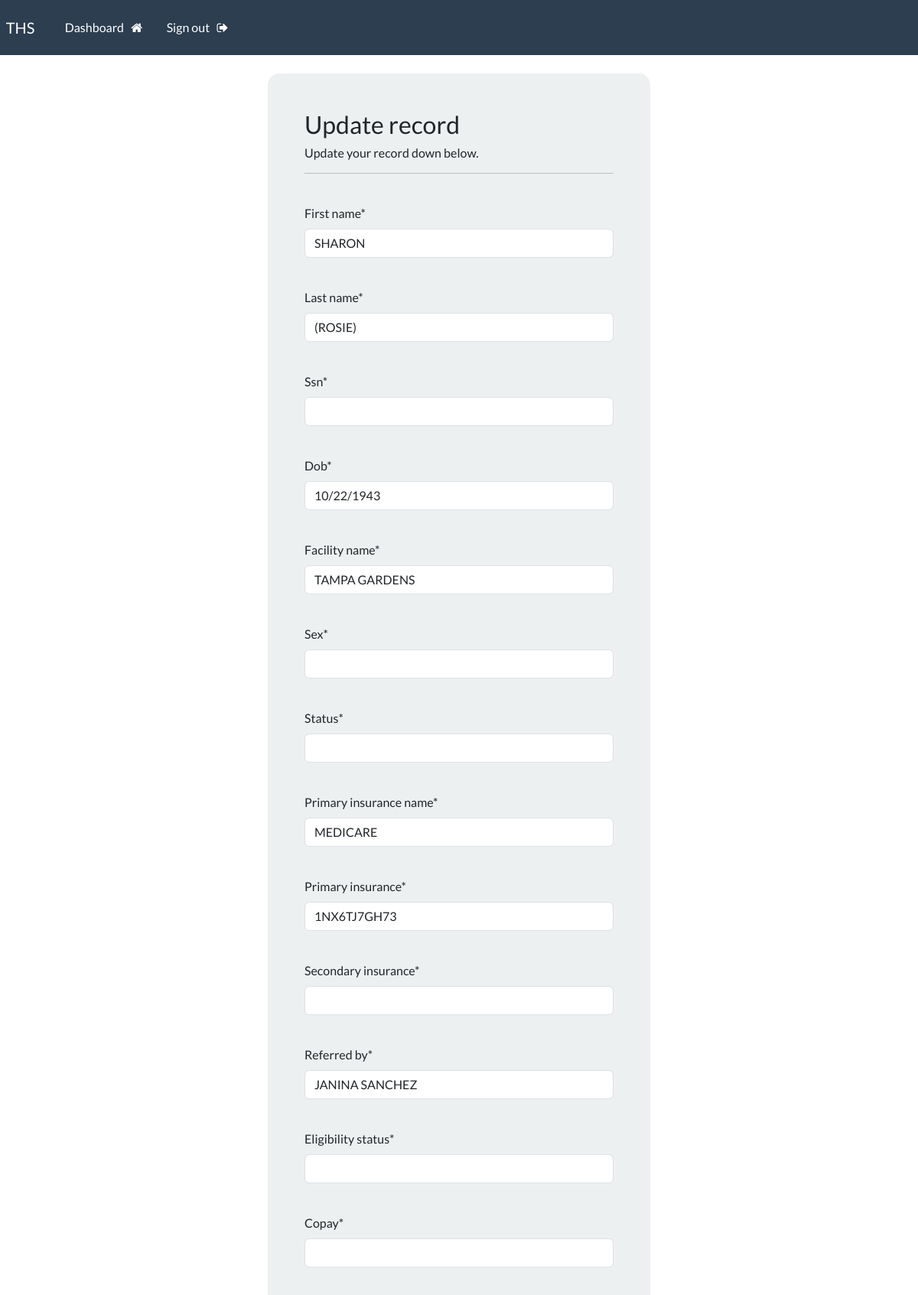
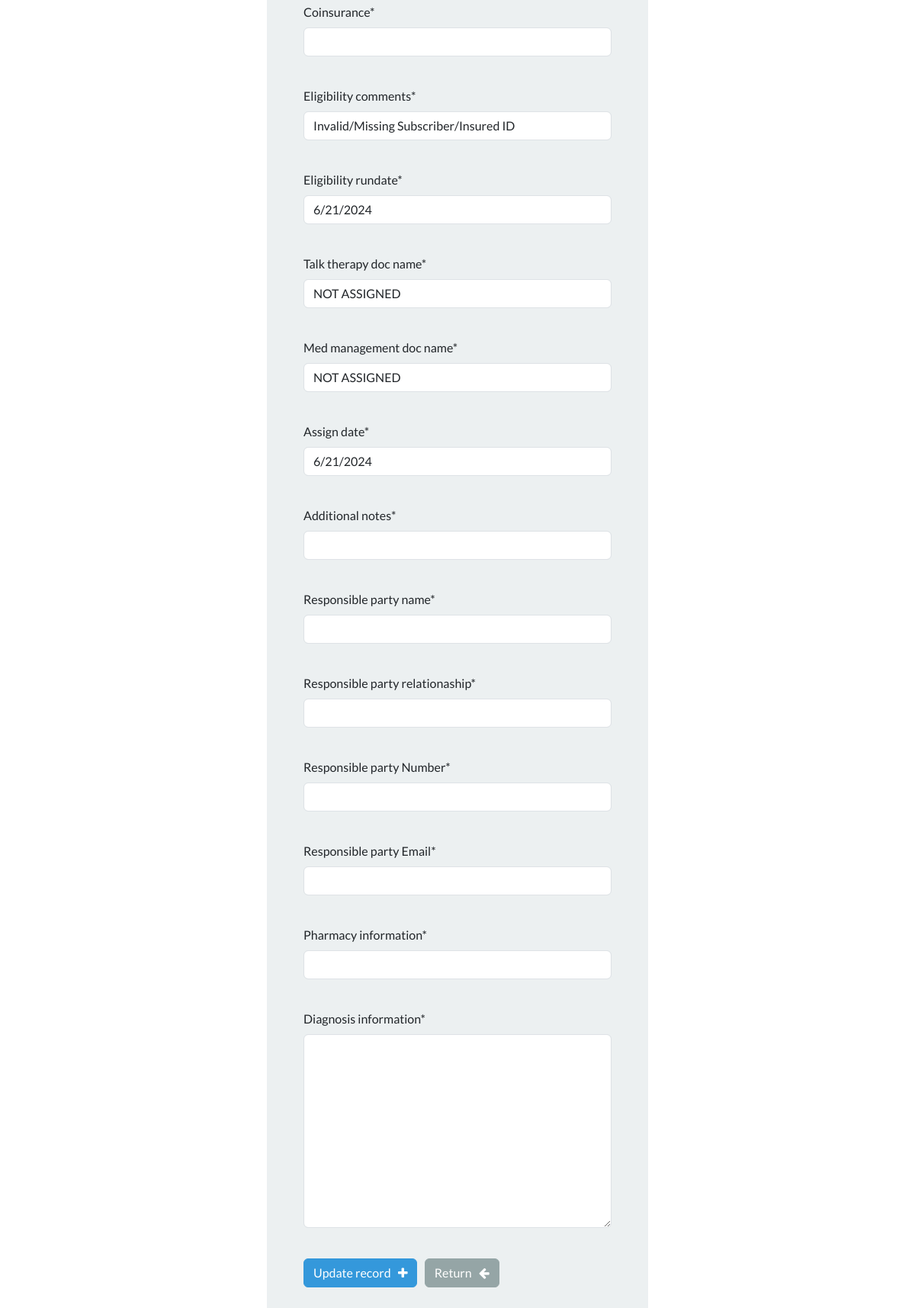
/update-record/3715 (signed in), run on the app's committed database (2 pictures, top to bottom).
### webapp/models.py (models this page shows, shortened)
class Record(models.Model):
    first_name = models.CharField(max_length=100)
    last_name = models.CharField(max_length=100)
    ssn = models.CharField(max_length=125, default= '')
    dob = models.CharField(max_length=125, default= '')
    facility_name = models.CharField(max_length=125, default= '')
    sex = models.CharField(max_length=6, default= '')
    status = models.CharField(max_length=10, default='')
    primary_insurance_name =models.CharField(max_length=100, default='')
    primary_insurance = models.CharField(max_length=100, default='')
    secondary_insurance = models.CharField(max_length=100, default ='')
    eligibility_status = models.CharField(max_length=100 , default='')
    copay = models.CharField(max_length=4, default='')
    ded = models.CharField(max_length=4, default='')
    coinsurance = models.CharField(max_length=4, default='')
    referred_by =models.CharField(max_length=100, default='')
    eligibility_comments = models.CharField(max_length=500, default='')
    eligibility_rundate = models.CharField(max_length=500, default='')
    talk_therapy_doc_name = models.CharField(max_length=100, default='')
    med_management_doc_name = models.CharField(max_length=100, default='')
    assign_date = models.CharField(max_length=100, default='')
    additional_notes = models.CharField(max_length=100, default= '')
    responsible_party_name = models.CharField(max_length=100, default ='')
    responsible_party_relationaship = models.CharField(max_length=100, default ='')
    responsible_party_Number = models.CharField(max_length=100, default ='')
    responsible_party_Email = models.CharField(max_length=100, default ='')
    pharmacy_information = models.CharField(max_length=100, default ='')
    diagnosis_information = models.TextField(max_length=100, default ='')

### webapp/views.py (the view)
# urls.py: path('update-record/<int:pk>', views.update_record, name='update-record'),
@login_required(login_url='my-login')
def update_record(request, pk):
    record = Record.objects.get(id=pk)
    form = UpdateRecordForm(instance=record)
    if request.method == 'POST':
        form = UpdateRecordForm(request.POST, instance=record)
        if form.is_valid():
            form.save()
            messages.success(request, "Your record was updated!")
            return redirect("dashboard")
    context = {'form':form}
    return render(request, 'webapp/update-record.html', context=context)

### webapp/forms.py
class UpdateRecordForm(forms.ModelForm):
    class Meta:
        model = Record
        fields = ['first_name', 'last_name', 'ssn', 'dob', 'facility_name', 'sex','status', 'primary_insurance_name', 'primary_insurance', 'secondary_insurance', 'referred_by', 'eligibility_status', 'copay', 'coinsurance', 'eligibility_comments', 'eligibility_rundate', 'talk_therapy_doc_name','med_management_doc_name','assign_date', 'additional_notes', 'responsible_party_name','responsible_party_relationaship', 'responsible_party_Number','responsible_party_Email', 'pharmacy_information', 'diagnosis_information']

### webapp/templates/webapp/update-record.html (shortened to what this page needs)
{% extends 'webapp/base.html' %}
{% load crispy_forms_tags %}
{% block content %}
<body>
    <div class="container bg-light shadow-md p-5 form-layout">
        <h3> Update record </h3>
        <h6> Update your record down below. </h6>
        <hr>
        <br>
        <form method="POST" autocomplete="off">
            {{form.first_name|as_crispy_field}}
            <br>
            {{form.last_name|as_crispy_field}}
            <br>
            {{form.ssn|as_crispy_field}}
            <br>
            {{form.dob|as_crispy_field}}
            <br>
            {{form.facility_name|as_crispy_field}}
            <br>
            {{form.sex|as_crispy_field}}
            <br>
            {{form.status|as_crispy_field}}
            <br>
            {{form.primary_insurance_name|as_crispy_field}}
            <br>
            {{form.primary_insurance|as_crispy_field}}
            <br>
            {{form.secondary_insurance|as_crispy_field}}
            <br>
            {{form.referred_by|as_crispy_field}}
            <br>
            {{form.eligibility_status|as_crispy_field}}
            <br>
            {{form.copay|as_crispy_field}}
            <br>
            {{form.coinsurance|as_crispy_field}}
            <br>
            {{form.eligibility_comments |as_crispy_field}}
            <br>
            {{form.eligibility_rundate |as_crispy_field}}
            <br>
            {{form.talk_therapy_doc_name |as_crispy_field}}
            <br>
            {{form.med_management_doc_name |as_crispy_field}}
            <br>
            {{form.assign_date |as_crispy_field}}
            <br>
            {{form.additional_notes |as_crispy_field}}
            <br>
            {{form.responsible_party_name|as_crispy_field}}
            <br>
            {{form.responsible_party_relationaship|as_crispy_field}}
            <br>
            {{form.responsible_party_Number|as_crispy_field}}
            <br>
            {{form.responsible_party_Email|as_crispy_field}}
            <br>
            {{form.pharmacy_information|as_crispy_field}}
            <br>
            {{form.diagnosis_information|as_crispy_field}}
            <br>
            <button type="submit" class="btn btn-info">
                Update record &nbsp; <i class="fa fa-plus" aria-hidden="true"></i>
            </button>
            <a href="{% url 'dashboard' %}" class="btn btn-secondary">
                Return &nbsp; <i class="fa fa-arrow-left" aria-hidden="true"></i>
            </a>
        </form>
    </div>
    <br>
</body>
{% endblock %}

### static/css/styles.css (style rules this page uses)
.form-layout { border-radius: 15px; width: 500px; }

### data on the page
Record: first_name "SHARON", last_name "(ROSIE)", dob "10/22/1943", facility_name "TAMPA GARDENS", primary_insurance_name "MEDICARE", primary_insurance "1NX6TJ7GH73", referred_by "JANINA SANCHEZ", eligibility_comments "Invalid/Missing Subscriber/Insured ID", eligibility_rundate "6/21/2024", talk_therapy_doc_name "NOT ASSIGNED", med_management_doc_name "NOT ASSIGNED", assign_date "6/21/2024"
